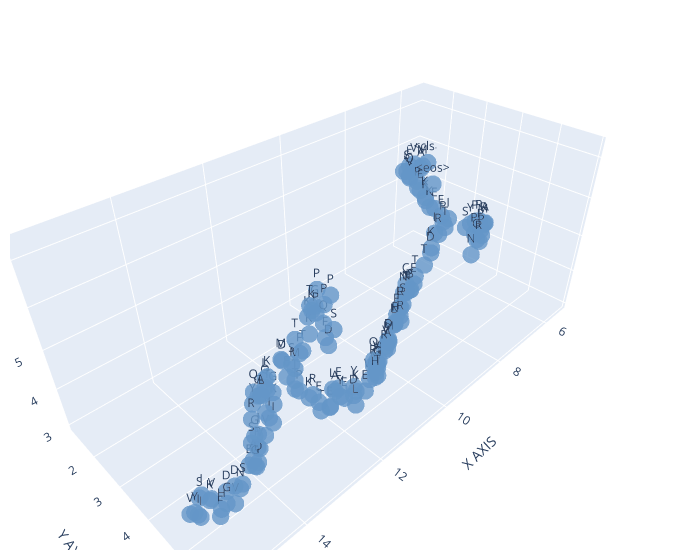

The code cell stored with this chart in its notebook:
### Markdown cell above
## Interactive Plot with UMAP

### Code cell
import torch
import numpy as np
from scipy.spatial import distance_matrix
from transformers import AutoTokenizer, EsmModel
from umap.umap_ import UMAP
import plotly.graph_objects as go
from ipywidgets import interact, FloatSlider

tokenizer = AutoTokenizer.from_pretrained("facebook/esm2_t6_8M_UR50D")

def compute_output(sentence, layer, head):
    # Load pre-trained model
    global tokenizer
    model = EsmModel.from_pretrained("facebook/esm2_t6_8M_UR50D")

    # Set the output_attentions attribute of the configuration to True
    model.config.output_attentions = True

    # Tokenize input and convert to tensor
    inputs = tokenizer(sentence, return_tensors="pt")

    # Forward pass
    outputs = model(**inputs, output_hidden_states=True)

    # Obtain the attention weights
    attentions = outputs.attentions

    # Obtain the attention weights for the specific layer and head
    S = attentions[layer][0, head]

    # Obtain the value vectors
    model.eval()
    with torch.no_grad():
        hidden_states = outputs.hidden_states[layer]
        all_W_v = model.encoder.layer[layer].attention.self.value.weight
        num_heads = model.config.num_attention_heads
        head_dim = model.config.hidden_size // num_heads
        W_v_heads = all_W_v.view(num_heads, head_dim, model.config.hidden_size)
        W_v = W_v_heads[head]
        V = torch.matmul(hidden_states, W_v.t())

    # Compute the output O
    O = torch.matmul(S, V)

    return O, inputs

# Compute the output
output, inputs = compute_output("MAVESRVTQEEIKKEPEKPIDREKTCPLLLRVFTTNNGRHHRMDEFSRGNVPSSELQIYTWMDATLKELTSLVKEVYPEARKKGTHFNFAIVFTDVKRPGYRVKEIGSTMSGRKGTDDSMTLQSQKFQIGDYLDIAITPPNRAPPPSGRMRPY", 3, 2)

# Convert the output tensor to numpy array
output_np = output.detach().numpy()[0]

# Compute the pairwise Euclidean distance matrix
distances = distance_matrix(output_np, output_np)

# Compute the number of tokens
num_tokens = len(inputs["input_ids"][0])

# Decompose output to 3D for visualization using UMAP
umap = UMAP(n_components=3)  # Set n_components to 3
output_3d = umap.fit_transform(output_np)

# Define the function to update the plot
def update_plot(eps):
    # Create a plotly graph object
    fig = go.Figure()

    # Get token labels
    token_labels = [tokenizer.decode([token_id]) for token_id in inputs['input_ids'][0]]
    
    # Add 3D scatter plot points
    fig.add_trace(go.Scatter3d(x=output_3d[:, 0], y=output_3d[:, 1], z=output_3d[:, 2],
                    mode='markers+text',   # Added 'text' to 'mode' to show the token labels
                    text=token_labels,     # Specify the text(labels) to be displayed
                    textposition='top center',   # Position the text to be top center wrt the marker
                    marker=dict(
                        size=6,
                        color='rgb(100, 150, 200)', 
                        colorscale='Viridis',   
                        opacity=0.8
                    ),
                    hovertemplate = "%{text}<br>x: %{x}<br>y: %{y}<br>z: %{z}<extra></extra>",
    ))

    # Add edges
    for i in range(distances.shape[0]):
        for j in range(i+1, distances.shape[1]):
            if distances[i, j] <= eps:
                fig.add_trace(go.Scatter3d(x=[output_3d[i, 0], output_3d[j, 0]],
                                        y=[output_3d[i, 1], output_3d[j, 1]], 
                                        z=[output_3d[i, 2], output_3d[j, 2]],
                                        mode='lines',
                                        line=dict(
                                            color='darkblue',
                                            width=2
                                        )))

    fig.update_layout(scene = dict(
                    xaxis_title='X AXIS',
                    yaxis_title='Y AXIS',
                    zaxis_title='Z AXIS'),
                    width=700,
                    margin=dict(r=20, l=10, b=10, t=10))
    fig.show()

# Create the interactive widget for the threshold distance parameter
eps_slider = FloatSlider(min=0, max=np.max(distances), step=0.01, value=0, description='eps:')
interact(update_plot, eps=eps_slider)

### Figure 1 — Plotly figure (JSON) as saved in the notebook; plotly's stock layout.template omitted (floating-point values rounded to 4 significant figures; data arrays with more than 128 entries replaced by an {"elided": "..."} marker saying what was removed)
{"data": [{"hovertemplate": "%{text}<br>x: %{x}<br>y: %{y}<br>z: %{z}<extra></extra>", "marker": {"color": "rgb(100, 150, 200)", "colorscale": [[0, "#440154"], [0.1111, "#482878"], [0.2222, "#3e4989"], [0.3333, "#31688e"], [0.4444, "#26828e"], [0.5556, "#1f9e89"], [0.6667, "#35b779"], [0.7778, "#6ece58"], [0.8889, "#b5de2b"], [1, "#fde725"]], "opacity": 0.8, "size": 6}, "mode": "markers+text", "text": {"elided": "155 str values"}, "textposition": "top center", "type": "scatter3d", "x": {"elided": "155 float values"}, "y": {"elided": "155 float values"}, "z": {"elided": "155 float values"}}], "layout": {"margin": {"b": 10, "l": 10, "r": 20, "t": 10}, "scene": {"xaxis": {"title": {"text": "X AXIS"}}, "yaxis": {"title": {"text": "Y AXIS"}}, "zaxis": {"title": {"text": "Z AXIS"}}}, "width": 700}}
